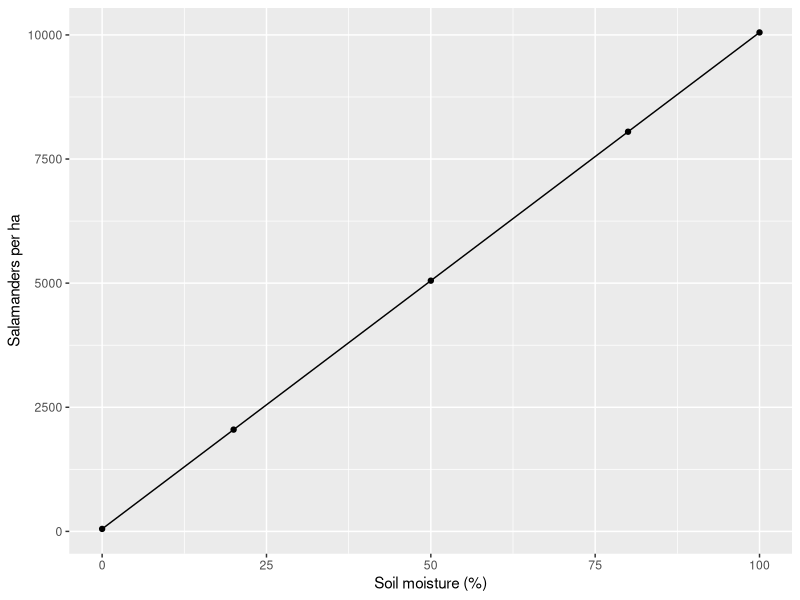
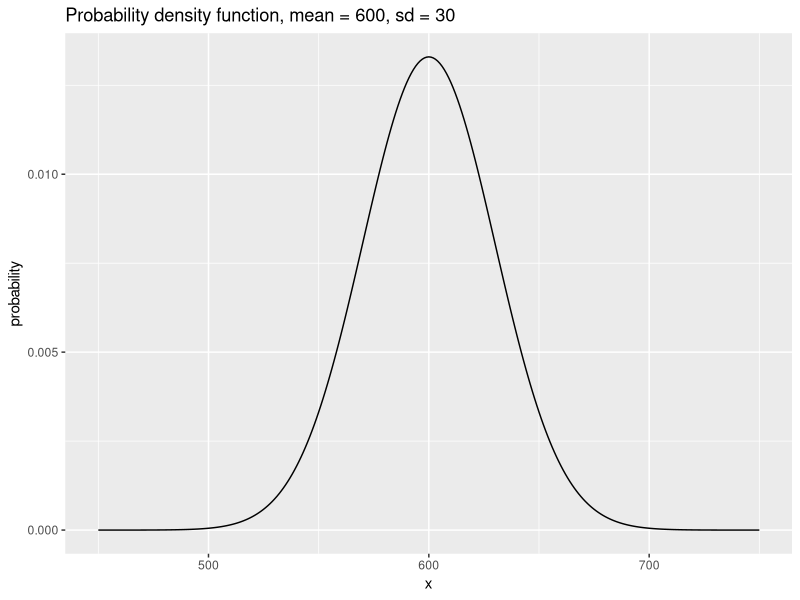

R code for these plots, in order:
## ---- chunk 1
library(ggplot2)
soil <- c(0, 20, 50, 80, 100)
b0 <- 50
b1 <- 100

y <- b0 + b1 * soil

ggplot(data.frame(y, soil), aes(soil, y)) + geom_point() + geom_line() + ylab("Salamanders per ha") + xlab("Soil moisture (%)")
## ---- chunk 2
x <- seq(450, 750)
probability <- dnorm(x, 600, 30)

ggplot(data.frame(x, probability), aes(x, probability)) + geom_line() + ggtitle("Probability density function, mean = 600, sd = 30")
